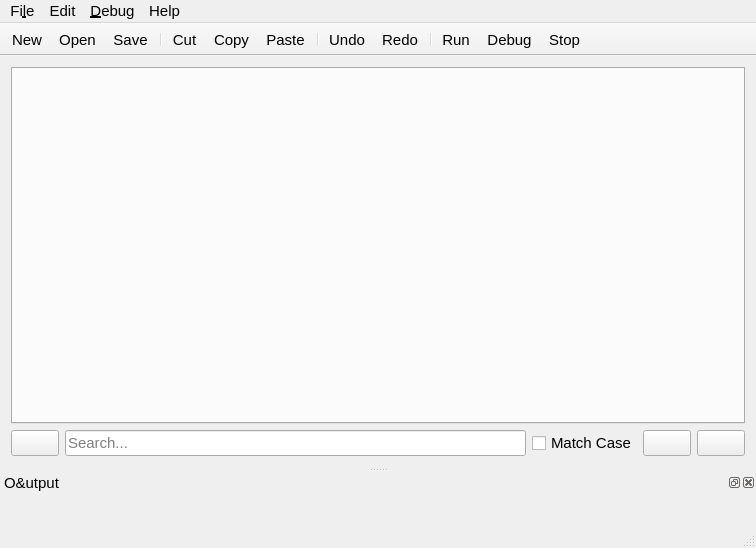
<?xml version="1.0" encoding="UTF-8"?>
<ui version="4.0">
 <class>MainWindow</class>
 <widget class="QMainWindow" name="MainWindow">
  <property name="geometry">
   <rect>
    <x>0</x>
    <y>0</y>
    <width>756</width>
    <height>548</height>
   </rect>
  </property>
  <property name="font">
   <font>
    <pointsize>11</pointsize>
   </font>
  </property>
  <property name="windowTitle">
   <string>Ginseng IDE</string>
  </property>
  <property name="windowIcon">
   <iconset>
    <normaloff>:/icons/resources/icons/logo_squares.ico</normaloff>:/icons/resources/icons/logo_squares.ico</iconset>
  </property>
  <widget class="QWidget" name="centralWidget">
   <layout class="QGridLayout" name="gridLayout_3">
    <item row="1" column="0">
     <layout class="QHBoxLayout" name="horizontalLayout">
      <item>
       <widget class="QPushButton" name="findClose">
        <property name="toolTip">
         <string>Close Search</string>
        </property>
        <property name="text">
         <string/>
        </property>
        <property name="icon">
         <iconset resource="resources.qrc">
          <normaloff>:/icons/resources/icons/window-close.svg</normaloff>:/icons/resources/icons/window-close.svg</iconset>
        </property>
        <property name="iconSize">
         <size>
          <width>20</width>
          <height>20</height>
         </size>
        </property>
       </widget>
      </item>
      <item>
       <widget class="SearchBox" name="searchBox">
        <property name="placeholderText">
         <string>Search...</string>
        </property>
       </widget>
      </item>
      <item>
       <widget class="QCheckBox" name="matchCase">
        <property name="text">
         <string>Match Case</string>
        </property>
       </widget>
      </item>
      <item>
       <widget class="QPushButton" name="findPrev">
        <property name="toolTip">
         <string>Find Previous</string>
        </property>
        <property name="text">
         <string/>
        </property>
        <property name="icon">
         <iconset resource="resources.qrc">
          <normaloff>:/icons/resources/icons/debug-up.svg</normaloff>:/icons/resources/icons/debug-up.svg</iconset>
        </property>
        <property name="iconSize">
         <size>
          <width>20</width>
          <height>20</height>
         </size>
        </property>
       </widget>
      </item>
      <item>
       <widget class="QPushButton" name="findNext">
        <property name="toolTip">
         <string>Find Next</string>
        </property>
        <property name="text">
         <string/>
        </property>
        <property name="icon">
         <iconset resource="resources.qrc">
          <normaloff>:/icons/resources/icons/debug-down.svg</normaloff>:/icons/resources/icons/debug-down.svg</iconset>
        </property>
        <property name="iconSize">
         <size>
          <width>20</width>
          <height>20</height>
         </size>
        </property>
       </widget>
      </item>
     </layout>
    </item>
    <item row="0" column="0">
     <widget class="QSplitter" name="mainSplitter">
      <property name="orientation">
       <enum>Qt::Vertical</enum>
      </property>
      <widget class="QTabWidget" name="tabBar">
       <property name="styleSheet">
        <string notr="true">QTabBar::close-button {
    image: url(:/icons/resources/icons/window-close.svg);
}</string>
       </property>
       <property name="currentIndex">
        <number>0</number>
       </property>
       <property name="tabsClosable">
        <bool>false</bool>
       </property>
       <property name="movable">
        <bool>true</bool>
       </property>
       <property name="tabBarAutoHide">
        <bool>true</bool>
       </property>
       <widget class="Editor" name="initial_input">
        <attribute name="title">
         <string>Tab 1</string>
        </attribute>
       </widget>
      </widget>
     </widget>
    </item>
   </layout>
  </widget>
  <widget class="QStatusBar" name="statusBar"/>
  <widget class="QToolBar" name="toolBar">
   <property name="enabled">
    <bool>true</bool>
   </property>
   <property name="windowTitle">
    <string>Toolbar</string>
   </property>
   <property name="autoFillBackground">
    <bool>true</bool>
   </property>
   <property name="movable">
    <bool>false</bool>
   </property>
   <property name="iconSize">
    <size>
     <width>32</width>
     <height>32</height>
    </size>
   </property>
   <property name="toolButtonStyle">
    <enum>Qt::ToolButtonIconOnly</enum>
   </property>
   <property name="floatable">
    <bool>false</bool>
   </property>
   <attribute name="toolBarArea">
    <enum>TopToolBarArea</enum>
   </attribute>
   <attribute name="toolBarBreak">
    <bool>false</bool>
   </attribute>
   <addaction name="actionNew"/>
   <addaction name="actionOpen"/>
   <addaction name="actionSave"/>
   <addaction name="separator"/>
   <addaction name="actionCut"/>
   <addaction name="actionCopy"/>
   <addaction name="actionPaste"/>
   <addaction name="separator"/>
   <addaction name="actionUndo"/>
   <addaction name="actionRedo"/>
   <addaction name="separator"/>
   <addaction name="actionRun"/>
   <addaction name="actionDebug"/>
   <addaction name="actionStop"/>
  </widget>
  <widget class="QMenuBar" name="menuBar">
   <property name="geometry">
    <rect>
     <x>0</x>
     <y>0</y>
     <width>756</width>
     <height>20</height>
    </rect>
   </property>
   <widget class="QMenu" name="menuFile">
    <property name="title">
     <string>Fi&amp;le</string>
    </property>
    <addaction name="actionNew"/>
    <addaction name="actionOpen"/>
    <addaction name="separator"/>
    <addaction name="actionSave"/>
    <addaction name="actionSave_As"/>
    <addaction name="separator"/>
    <addaction name="actionPrint"/>
    <addaction name="actionClose"/>
    <addaction name="actionQuit"/>
   </widget>
   <widget class="QMenu" name="menuHelp">
    <property name="title">
     <string>Help</string>
    </property>
    <addaction name="actionDocumentation"/>
    <addaction name="separator"/>
    <addaction name="actionAbout_Ginseng"/>
   </widget>
   <widget class="QMenu" name="menuEdit">
    <property name="title">
     <string>Edit</string>
    </property>
    <addaction name="actionUndo"/>
    <addaction name="actionRedo"/>
    <addaction name="separator"/>
    <addaction name="actionCut"/>
    <addaction name="actionCopy"/>
    <addaction name="actionPaste"/>
    <addaction name="separator"/>
    <addaction name="actionFind"/>
    <addaction name="actionReplace"/>
    <addaction name="separator"/>
    <addaction name="actionSettings"/>
   </widget>
   <widget class="QMenu" name="menuDebug">
    <property name="title">
     <string>&amp;Debug</string>
    </property>
    <addaction name="actionRun"/>
    <addaction name="actionDebug"/>
   </widget>
   <addaction name="menuFile"/>
   <addaction name="menuEdit"/>
   <addaction name="menuDebug"/>
   <addaction name="menuHelp"/>
  </widget>
  <widget class="QDockWidget" name="dock">
   <property name="styleSheet">
    <string notr="true"/>
   </property>
   <property name="floating">
    <bool>false</bool>
   </property>
   <property name="windowTitle">
    <string>O&amp;utput</string>
   </property>
   <attribute name="dockWidgetArea">
    <number>8</number>
   </attribute>
   <widget class="Console" name="console">
    <layout class="QVBoxLayout" name="verticalLayout">
     <property name="spacing">
      <number>16</number>
     </property>
     <property name="leftMargin">
      <number>16</number>
     </property>
     <property name="topMargin">
      <number>16</number>
     </property>
     <property name="rightMargin">
      <number>16</number>
     </property>
     <property name="bottomMargin">
      <number>16</number>
     </property>
    </layout>
   </widget>
  </widget>
  <action name="actionSave">
   <property name="icon">
    <iconset resource="resources.qrc">
     <normaloff>:/icons/resources/icons/file-save.svg</normaloff>
     <normalon>:/icons/resources/icons/file-save.svg</normalon>:/icons/resources/icons/file-save.svg</iconset>
   </property>
   <property name="text">
    <string>&amp;Save</string>
   </property>
   <property name="iconVisibleInMenu">
    <bool>true</bool>
   </property>
  </action>
  <action name="actionNew">
   <property name="icon">
    <iconset resource="resources.qrc">
     <normaloff>:/icons/resources/icons/file-new.svg</normaloff>:/icons/resources/icons/file-new.svg</iconset>
   </property>
   <property name="text">
    <string>&amp;New</string>
   </property>
  </action>
  <action name="actionOpen">
   <property name="icon">
    <iconset resource="resources.qrc">
     <normaloff>:/icons/resources/icons/file-open.svg</normaloff>:/icons/resources/icons/file-open.svg</iconset>
   </property>
   <property name="text">
    <string>&amp;Open</string>
   </property>
  </action>
  <action name="actionPrint">
   <property name="icon">
    <iconset resource="resources.qrc">
     <normaloff>:/icons/resources/icons/file-print.svg</normaloff>:/icons/resources/icons/file-print.svg</iconset>
   </property>
   <property name="text">
    <string>&amp;Print...</string>
   </property>
   <property name="toolTip">
    <string>Print this file</string>
   </property>
   <property name="iconVisibleInMenu">
    <bool>true</bool>
   </property>
  </action>
  <action name="actionAbout_Ginseng">
   <property name="icon">
    <iconset resource="resources.qrc">
     <normaloff>:/icons/resources/icons/help-about.svg</normaloff>:/icons/resources/icons/help-about.svg</iconset>
   </property>
   <property name="text">
    <string>&amp;About Ginseng</string>
   </property>
  </action>
  <action name="actionDocumentation">
   <property name="icon">
    <iconset resource="resources.qrc">
     <normaloff>:/icons/resources/icons/help-contents.svg</normaloff>:/icons/resources/icons/help-contents.svg</iconset>
   </property>
   <property name="text">
    <string>&amp;Documentation</string>
   </property>
  </action>
  <action name="actionCut">
   <property name="icon">
    <iconset resource="resources.qrc">
     <normaloff>:/icons/resources/icons/edit-cut.svg</normaloff>:/icons/resources/icons/edit-cut.svg</iconset>
   </property>
   <property name="text">
    <string>&amp;Cut</string>
   </property>
  </action>
  <action name="actionUndo">
   <property name="icon">
    <iconset resource="resources.qrc">
     <normaloff>:/icons/resources/icons/edit-undo.svg</normaloff>:/icons/resources/icons/edit-undo.svg</iconset>
   </property>
   <property name="text">
    <string>&amp;Undo</string>
   </property>
   <property name="iconVisibleInMenu">
    <bool>true</bool>
   </property>
  </action>
  <action name="actionRedo">
   <property name="icon">
    <iconset resource="resources.qrc">
     <normaloff>:/icons/resources/icons/edit-redo.svg</normaloff>:/icons/resources/icons/edit-redo.svg</iconset>
   </property>
   <property name="text">
    <string>&amp;Redo</string>
   </property>
   <property name="iconVisibleInMenu">
    <bool>true</bool>
   </property>
  </action>
  <action name="actionCopy">
   <property name="icon">
    <iconset resource="resources.qrc">
     <normaloff>:/icons/resources/icons/edit-copy.svg</normaloff>:/icons/resources/icons/edit-copy.svg</iconset>
   </property>
   <property name="text">
    <string>C&amp;opy</string>
   </property>
  </action>
  <action name="actionPaste">
   <property name="icon">
    <iconset resource="resources.qrc">
     <normaloff>:/icons/resources/icons/edit-paste.svg</normaloff>:/icons/resources/icons/edit-paste.svg</iconset>
   </property>
   <property name="text">
    <string>&amp;Paste</string>
   </property>
  </action>
  <action name="actionSave_As">
   <property name="icon">
    <iconset resource="resources.qrc">
     <normaloff>:/icons/resources/icons/file-saveas.svg</normaloff>:/icons/resources/icons/file-saveas.svg</iconset>
   </property>
   <property name="text">
    <string>Sa&amp;ve As</string>
   </property>
  </action>
  <action name="actionRun">
   <property name="checkable">
    <bool>false</bool>
   </property>
   <property name="icon">
    <iconset resource="resources.qrc">
     <normaloff>:/icons/resources/icons/debug-run.svg</normaloff>:/icons/resources/icons/debug-run.svg</iconset>
   </property>
   <property name="text">
    <string>&amp;Run</string>
   </property>
   <property name="iconVisibleInMenu">
    <bool>true</bool>
   </property>
  </action>
  <action name="actionDebug">
   <property name="checkable">
    <bool>false</bool>
   </property>
   <property name="icon">
    <iconset resource="resources.qrc">
     <normaloff>:/icons/resources/icons/debug-debug.svg</normaloff>:/icons/resources/icons/debug-debug.svg</iconset>
   </property>
   <property name="text">
    <string>&amp;Debug</string>
   </property>
   <property name="iconVisibleInMenu">
    <bool>true</bool>
   </property>
  </action>
  <action name="actionStop">
   <property name="icon">
    <iconset resource="resources.qrc">
     <normaloff>:/icons/resources/icons/debug-stop.svg</normaloff>:/icons/resources/icons/debug-stop.svg</iconset>
   </property>
   <property name="text">
    <string>Stop</string>
   </property>
   <property name="iconVisibleInMenu">
    <bool>false</bool>
   </property>
  </action>
  <action name="actionFind">
   <property name="icon">
    <iconset resource="resources.qrc">
     <normaloff>:/icons/resources/icons/edit-find.svg</normaloff>:/icons/resources/icons/edit-find.svg</iconset>
   </property>
   <property name="text">
    <string>&amp;Find</string>
   </property>
  </action>
  <action name="actionContinue">
   <property name="enabled">
    <bool>false</bool>
   </property>
   <property name="icon">
    <iconset resource="resources.qrc">
     <normaloff>:/icons/resources/icons/debug-debug.svg</normaloff>:/icons/resources/icons/debug-debug.svg</iconset>
   </property>
   <property name="text">
    <string>Continue</string>
   </property>
  </action>
  <action name="actionStep">
   <property name="enabled">
    <bool>false</bool>
   </property>
   <property name="icon">
    <iconset resource="resources.qrc">
     <normaloff>:/icons/resources/icons/debug-step.svg</normaloff>:/icons/resources/icons/debug-step.svg</iconset>
   </property>
   <property name="text">
    <string>Step</string>
   </property>
   <property name="toolTip">
    <string>Step</string>
   </property>
  </action>
  <action name="actionInterrupt">
   <property name="enabled">
    <bool>false</bool>
   </property>
   <property name="icon">
    <iconset resource="resources.qrc">
     <normaloff>:/icons/resources/icons/debug-pause.svg</normaloff>:/icons/resources/icons/debug-pause.svg</iconset>
   </property>
   <property name="text">
    <string>Interrupt</string>
   </property>
  </action>
  <action name="actionNext">
   <property name="enabled">
    <bool>false</bool>
   </property>
   <property name="icon">
    <iconset resource="resources.qrc">
     <normaloff>:/icons/resources/icons/debug-next.svg</normaloff>:/icons/resources/icons/debug-next.svg</iconset>
   </property>
   <property name="text">
    <string>Next</string>
   </property>
  </action>
  <action name="actionQuit">
   <property name="icon">
    <iconset resource="resources.qrc">
     <normaloff>:/icons/resources/icons/file-quit.svg</normaloff>:/icons/resources/icons/file-quit.svg</iconset>
   </property>
   <property name="text">
    <string>&amp;Quit</string>
   </property>
  </action>
  <action name="actionReplace">
   <property name="icon">
    <iconset resource="resources.qrc">
     <normaloff>:/icons/resources/icons/edit-replace.svg</normaloff>:/icons/resources/icons/edit-replace.svg</iconset>
   </property>
   <property name="text">
    <string>R&amp;eplace</string>
   </property>
  </action>
  <action name="actionSettings">
   <property name="icon">
    <iconset resource="resources.qrc">
     <normaloff>:/icons/resources/icons/file-settings.svg</normaloff>:/icons/resources/icons/file-settings.svg</iconset>
   </property>
   <property name="text">
    <string>&amp;Settings</string>
   </property>
  </action>
  <action name="actionClose">
   <property name="icon">
    <iconset resource="resources.qrc">
     <normaloff>:/icons/resources/icons/window-close.svg</normaloff>:/icons/resources/icons/window-close.svg</iconset>
   </property>
   <property name="text">
    <string>&amp;Close</string>
   </property>
  </action>
 </widget>
 <layoutdefault spacing="6" margin="11"/>
 <customwidgets>
  <customwidget>
   <class>Editor</class>
   <extends>QWidget</extends>
   <header>editor.h</header>
  </customwidget>
  <customwidget>
   <class>Console</class>
   <extends>QWidget</extends>
   <header>console.h</header>
   <container>1</container>
  </customwidget>
  <customwidget>
   <class>SearchBox</class>
   <extends>QLineEdit</extends>
   <header>searchbox.h</header>
  </customwidget>
 </customwidgets>
 <resources>
  <include location="resources.qrc"/>
 </resources>
 <connections/>
</ui>
